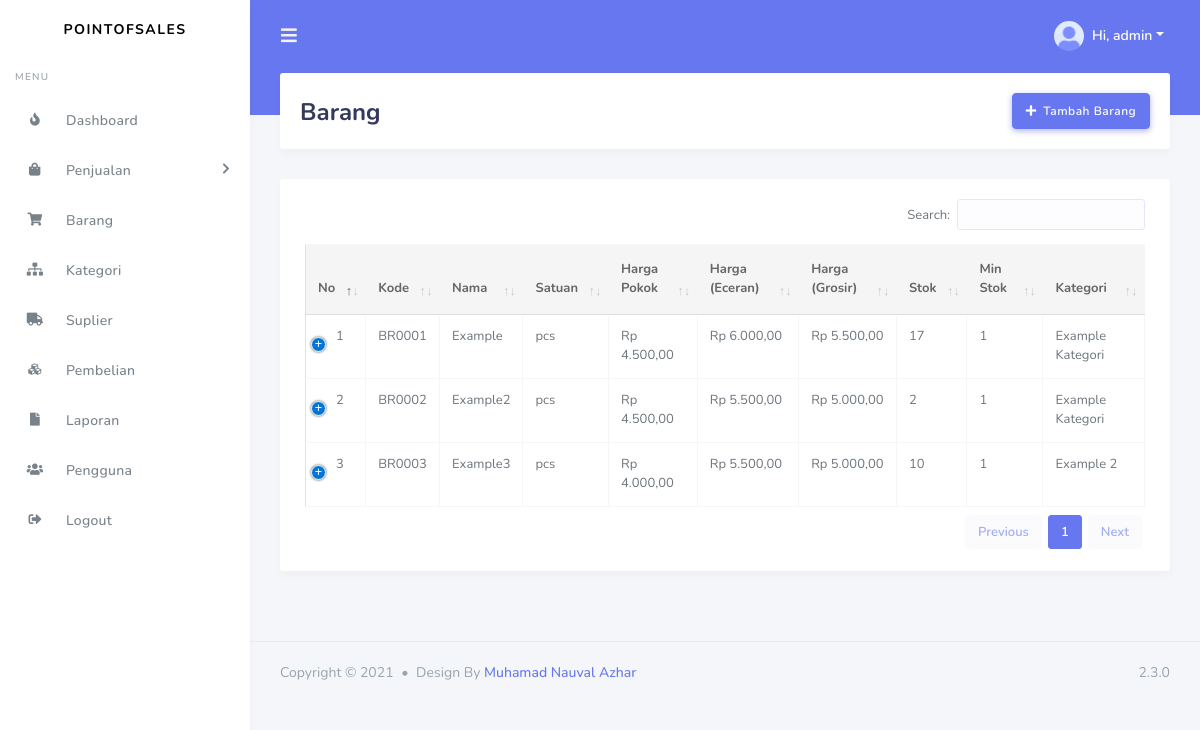
/barang.php (signed in), run on the app's committed database.
### tables this page shows
CREATE TABLE `tbl_barang` (
  `barang_id` varchar(15) NOT NULL,
  `barang_nama` varchar(120) NOT NULL,
  `barang_satuan` varchar(30) NOT NULL,
  `barang_harpok` double NOT NULL,
  `barang_harjul` double NOT NULL,
  `barang_harjul_grosir` double NOT NULL,
  `barang_stok` int(11) NOT NULL DEFAULT '0',
  `barang_min_stok` int(11) NOT NULL DEFAULT '0',
  `barang_tgl_input` timestamp NOT NULL DEFAULT CURRENT_TIMESTAMP,
  `barang_tgl_last_update` timestamp NULL DEFAULT NULL ON UPDATE CURRENT_TIMESTAMP,
  `barang_kategori_id` int(11) NOT NULL,
  `barang_user_id` int(11) NOT NULL
);

CREATE TABLE `tbl_kategori` (
  `kategori_id` int(11) NOT NULL,
  `kategori_name` varchar(120) NOT NULL
);

### barang.php (the view, shortened to what this page needs)
<?php
include('./include/koneksi.php');
if($_SESSION['user_level']==3){
    ?> <script language="JavaScript">alert('Anda tidak memiliki akses');</script>
    <a href="index.php">Go Back</a>
        <?php
    }
else{
?>
<?php include('./include/head.php');?>
<?php include('./include/navbar.php');?>
<?php include('./include/sidebar.php');?>
<div class="main-content">
  <section class="section">
    <div class="section-header">
      <h1>Barang</h1>
      <div class="section-header-breadcrumb">
          <button class="btn btn-primary btn-icon icon-left" data-toggle="modal" data-target="#AddStok"><i class="fas fa-plus"></i> Tambah Barang</button>
      </div>
    </div>
    <div class="section-body">
        <div class="row">
            <div class="col">
                <div class="card">
                    <div class="card-body">
                        <table id="example2" class="table table-bordered table-hover">
                            <thead>
                                <tr>
                                    <th>No</th>
                                    <th>Kode</th>
                                    <th>Nama</th>
                                    <th>Satuan</th>
                                    <th>Harga Pokok</th>
                                    <th>Harga (Eceran)</th>
                                    <th>Harga (Grosir)</th>
                                    <th>Stok</th>
                                    <th>Min Stok</th>
                                    <th>Kategori</th>
                                </tr>
                            </thead>
                            <tbody>
                                <?php
                                        function rupiah($angka){
                                            $hasil_rupiah = "Rp " . number_format($angka,2,',','.');
                                            return $hasil_rupiah;
                                        }
                                        $sql = "SELECT * from tbl_barang JOIN tbl_kategori ON tbl_barang.barang_kategori_id=tbl_kategori.kategori_id";
                                        $query = $dbh -> prepare($sql);
                                        $query->execute();
                                        $results=$query->fetchAll(PDO::FETCH_OBJ);
                                        $nmr=1;
                                        if($query->rowCount() > 0){
                                            foreach($results as $res){
                                    ?>
                                <tr>
                                    <td><?php echo htmlentities($nmr);?></td>
                                    <td><?php echo htmlentities($res->barang_id);?></td>
                                    <td><?php echo htmlentities($res->barang_nama);?></td>
                                    <td><?php echo htmlentities($res->barang_satuan);?></td>
                                    <td><?php echo htmlentities(rupiah($res->barang_harpok));?></td>
                                    <td><?php echo htmlentities(rupiah($res->barang_harjul));?></td>
                                    <td><?php echo htmlentities(rupiah($res->barang_harjul_grosir));?></td>
                                    <td><?php echo htmlentities($res->barang_stok);?></td>
                                    <td><?php echo htmlentities($res->barang_min_stok);?></td>
                                    <td><?php echo htmlentities($res->kategori_name);?></td>
                                </tr>
                                <?php $nmr=$nmr+1; } } ?>
                            </tbody>
                        </table>
                    </div>
                </div>
            </div>
        </div>
    </div>
  </section>
</div>
<?php include('./include/footer.php');?>
<?php include('./include/script.php');?>
</body>
</html>
<?php } ?>

### include/navbar.php (shortened to what this page needs)
<body>
  <div id="app">
    <div class="main-wrapper">
      <div class="navbar-bg"></div>
        <nav class="navbar navbar-expand-lg main-navbar">
                <form class="form-inline mr-auto">
                <ul class="navbar-nav mr-3">
                    <li><a href="#" data-toggle="sidebar" class="nav-link nav-link-lg"><i class="fas fa-bars"></i></a></li>
                </ul>
                </form>
                <ul class="navbar-nav navbar-right">
                <li class="dropdown"><a href="#" data-toggle="dropdown" class="nav-link dropdown-toggle nav-link-lg nav-link-user">
                    <?php
                        $id_login = $_SESSION['id'];
                        $sql = "select gambar from login WHERE id_login=:id_login";
                        $query = $dbh -> prepare($sql);
                        $query -> bindParam(':id_login',$id_login, PDO::PARAM_STR);
                        $query->execute();
                        $results=$query->fetchAll(PDO::FETCH_OBJ);
                        if($query->rowCount() > 0){
                            foreach($results as $res){
                                if(!$res->gambar){
                                    echo "<img alt='image' src='./assets/img/avatar/avatar-1.png' class='rounded-circle mr-1'>";
                                }else{
                                    ?>
                                     <img alt="image" src="./image/<?= $res->gambar ;?>" class="rounded-circle mr-1">
                                    <?php
                                }
                            }
                        } ?>
                    <div class="d-sm-none d-lg-inline-block">Hi, <?= $_SESSION['username']?></div></a>
                </li>
                </ul>
            </nav>

### barang.php (style rules this page uses)
table.table-bordered.dataTable tbody th,table.table-bordered.dataTable tbody td { border-bottom-width:1px }

### data on the page
tbl_barang: barang_id "BR0001", barang_nama "Example", barang_satuan "pcs", barang_harpok "Rp 4.500,00", barang_harjul "Rp 6.000,00", barang_harjul_grosir "Rp 5.500,00", barang_stok "17", barang_min_stok "1", tbl_kategori.kategori_name "Example Kategori"
tbl_barang: barang_id "BR0002", barang_nama "Example2", barang_satuan "pcs", barang_harpok "Rp 4.500,00", barang_harjul "Rp 5.500,00", barang_harjul_grosir "Rp 5.000,00", barang_stok "2", barang_min_stok "1", tbl_kategori.kategori_name "Example Kategori"
tbl_barang: barang_id "BR0003", barang_nama "Example3", barang_satuan "pcs", barang_harpok "Rp 4.000,00", barang_harjul "Rp 5.500,00", barang_harjul_grosir "Rp 5.000,00", barang_stok "10", barang_min_stok "1", tbl_kategori.kategori_name "Example 2"

### other printed values
$_SESSION['username'] "admin"
